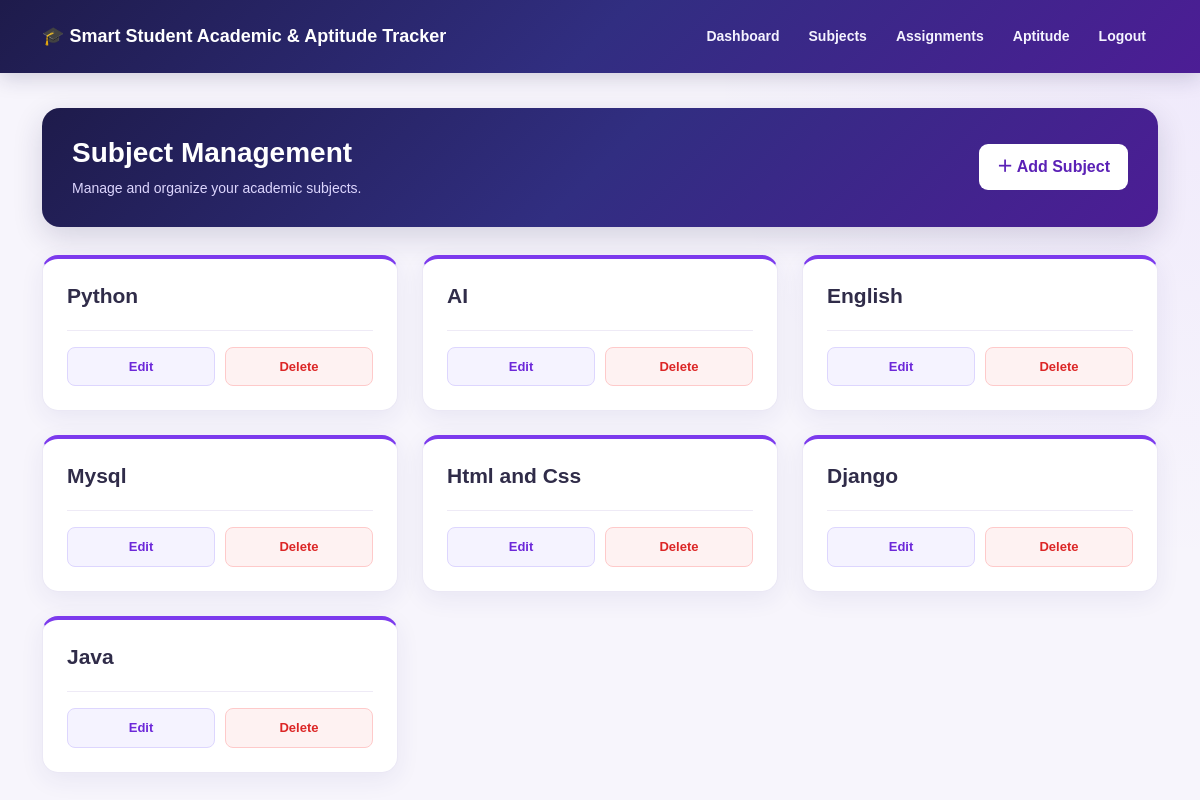
Page /api/subjects/ (signed in) on the committed database.
### myapp/models.py (models this page shows, shortened)
class Subject(models.Model):
    user = models.ForeignKey(
        User,
        on_delete=models.CASCADE,null=True,blank=True)
    subject_name = models.CharField(
        max_length=30
    )

### myapp/views.py (the view)
# urls.py: path("subjects/", subject_list, name="subject_list"),
@login_required(login_url="login")
def subject_list(request):
    subjects = Subject.objects.filter(
        user=request.user
    )
    return render(
        request,
        "subject_list.html",
        {
            "subjects":
            subjects,
            "error":
            None,
        }
    )

### myapp/templates/subject_list.html (shortened to what this page needs)
{% extends "base.html" %}
{% block content %}
<div class="subject-page">
    <div class="page-header">
        <div class="row align-items-center g-3">
            <div class="col-12 col-md">
                <h1> Subject Management</h1>
                <p>Manage and organize your academic subjects.</p>
            </div>
            <div class="col-12 col-md-auto header-actions">
                <a href="{% url 'add_subject' %}" class="add-btn">
                   ＋ Add Subject
                </a>
            </div>
        </div>
    </div>
    <div class="row g-4">
        {% for subject in subjects %}
        <div class="col-12 col-md-6 col-lg-4">
            <div class="subject-card">
                <h2 class="subject-name">
                    {{subject.subject_name }}
                </h2>
                <div class="card-actions">
                    <a href="{% url 'edit_subject' subject.id %}"
                       class="edit-btn">
                         Edit
                    </a>
                    <a href="{% url 'delete_subject' subject.id %}"
                       class="delete-btn">
                         Delete
                    </a>
                </div>
            </div>
        </div>
        {% endfor %}
    </div>
</div>
{% endblock %}

### myapp/templates/base.html (style rules this page uses)
:root { --primary-dark: #1e1b4b; --primary: #312e81; --primary-light: #4c1d95; --page-bg: #f7f5fc; --text-color: #211d38; --accent: #ddd6fe; --purple: #6d28d9; }
* { box-sizing: border-box; }
body { margin: 0; font-family: Arial, sans-serif; background: var(--page-bg); color: var(--text-color); }

### myapp/templates/subject_list.html (style rules this page uses)
.subject-page { max-width: 1250px; margin: 0 auto; }
.page-header { background: linear-gradient(135deg, #1e1b4b, #312e81, #4c1d95); color: white; padding: 28px 30px; border-radius: 18px; margin-bottom: 28px; box-shadow: 0 10px 30px rgba(30, 27, 75, 0.16); }
.page-header h1 { font-size: 28px; font-weight: 700; margin-bottom: 8px; }
.page-header p { color: #ddd6fe; margin-bottom: 0; font-size: 14px; }
.add-btn { background: white; color: #5b21b6; border: none; border-radius: 9px; padding: 11px 18px; font-weight: 700; text-decoration: none; display: inline-block; transition: 0.3s ease; white-space: nowrap; }
.subject-card { height: 100%; background: white; border: 1px solid #ebe8f5; border-top: 4px solid #7c3aed; border-radius: 16px; padding: 24px; box-shadow: 0 7px 24px rgba(49, 46, 129, 0.07); transition: 0.3s ease; }
.subject-name { color: #302c49; font-size: 21px; font-weight: 700; overflow-wrap: anywhere; margin-bottom: 22px; }
.card-actions { display: flex; gap: 10px; border-top: 1px solid #eeeaf6; padding-top: 16px; }
.edit-btn, .delete-btn { flex: 1; text-align: center; text-decoration: none; padding: 9px 12px; border-radius: 8px; font-size: 13px; font-weight: 700; transition: 0.25s ease; }
.edit-btn { color: #6d28d9; background: #f5f3ff; border: 1px solid #ddd6fe; }
.delete-btn { color: #dc2626; background: #fef2f2; border: 1px solid #fecaca; }

### rows in the picture
Subject: subject_name "Python"
Subject: subject_name "AI"
Subject: subject_name "English"
Subject: subject_name "Mysql"
Subject: subject_name "Html and Css"
Subject: subject_name "Django"
Subject: subject_name "Java"
